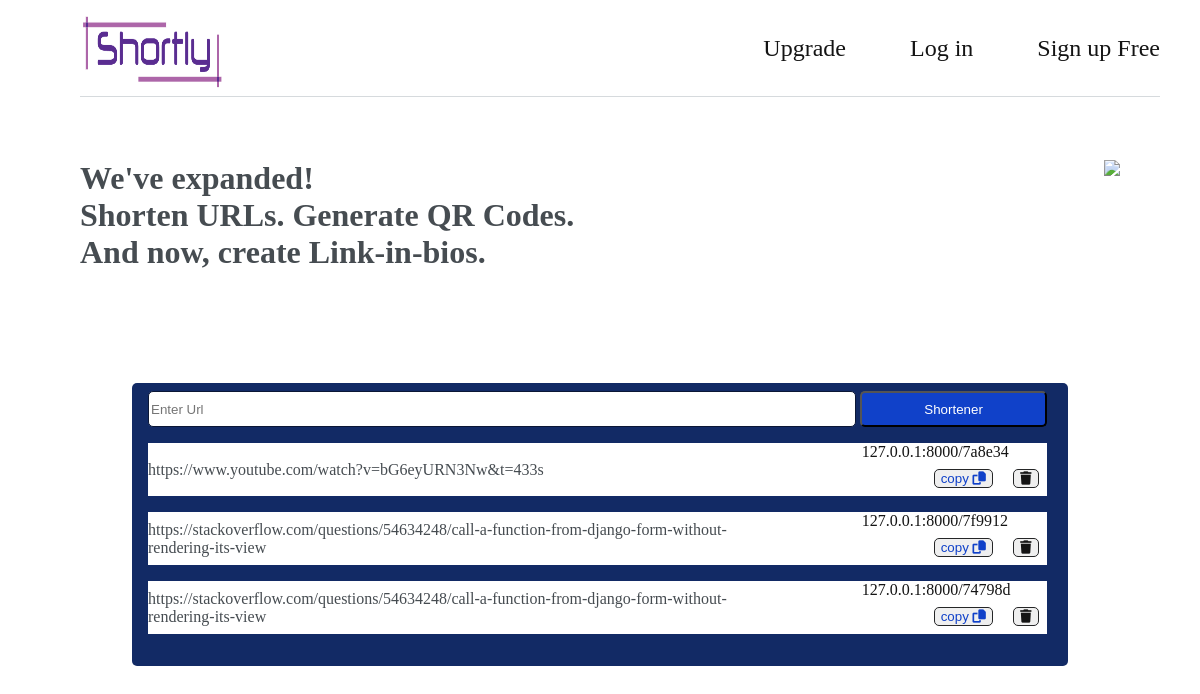
The page / on the database its author committed.
### shortener/models.py (models this page shows)
class Url(models.Model):
    link = models.CharField(max_length=1000)
    uuid = models.CharField(max_length=10)

### shortener/views.py (the view)
# urls.py: path('', views.create, name='create'),
def create(request):
    if request.method == 'POST':
        link = request.POST['link']
        uid = str(uuid.uuid4())[:5]
        Url(link=link, uuid=uid).save()
        data = Url.objects.all()
        return render(request, './home.html', {"data": data})
    else:
        data = Url.objects.all()
        return render(request, './home.html', {'data': data})

### shortener/templates/home.html (shortened to what this page needs)
<!DOCTYPE html>
<html lang="en">
<head>
    <link rel="stylesheet" href="{% static 'css/shortener/home.css'%}">
    <link rel="stylesheet" href="https://cdnjs.cloudflare.com/ajax/libs/font-awesome/6.2.1/css/all.min.css">
</head>
<body>
    <div id="main">
    <header id="header">
        <div id="logo">
            <a href="{% url 'create' %}"><img src="{% static 'images/logo.png'%}" alt=" logo image"></a>
        </div>
        <div id="leftHeader">
            <ul>
                <li><a href="{% url 'Plans' %}">Upgrade</a></li>
                <li><a href="{% url 'LogIn' %}">Log in</a></li>
                <li><a href=" {% url 'SignUp' %}">Sign up Free</a></li>
            </ul>
        </div>
    </header>
    <section id="main-section">
        <section id="section1">
            <h1>We've expanded!
                <br>
                Shorten URLs. Generate QR Codes.
                <br>
                And now, create Link-in-bios.
            </h1>
            <img src="{% static 'images/photo.png'%}">
        </section>
        <section id="section2">
            <div id="shortener">
                <form action="" method="POST">
                    <div>
                        <input type="text" placeholder="Enter Url" name="link" required>
                        <button id='submit' type="submit"> Shortener </button>
                    </div>
                </form>
                {% for ele in data %}
                <div id="shortenerlink">
                    <div id="sorceurl">
                        {{ ele.link }}
                    </div>
                    <div>
                        <div id='shorturl'>
                            <a href="{% url 'GoToMainUrl' pk=ele.uuid %}">
                                127.0.0.1:8000/7{{ ele.uuid }}</a>
                        </div>
                        <div id="icons">
                            <button class="icon" type="submit" onclick="CopyUrl()">copy
                                <i class="fa-solid fa-copy"></i>
                            </button>
                            <button class="icon">
                                <a href="{% url 'deleteShortUrl' pk=ele.uuid %}"><i class="fa-solid fa-trash"></i></a>
                            </button>
                        </div>
                    </div>
                </div>
                {% endfor %}
            </div>
        </section>
    </section>
</div>
</body>
</html>

### static/css/shortener/home.css (style rules this page uses)
body { color: #464c51; margin:0 5rem 3rem 5rem ; font-weight: 300; }
#main { width: 100%; }
#header { width: 90%; height: 6rem; display: flex; justify-content: space-between; position: fixed; background-color:white; border-bottom:1px solid #d6dadd ; }
#logo img { margin-top:.5rem; height: 90%; width: 12vw; }
#leftHeader { display: flex; align-items: center; }
#leftHeader ul { list-style: none; display: flex; }
#leftHeader ul li { font-size: 1.5rem; margin-left: 4rem; }
a { text-decoration: none; color: rgb(20, 20, 20); }
#main-section { padding-top: 10rem; padding-bottom: 5rem; }
#section1 { display:flex ; justify-content: space-between; padding-top: 0; }
#section1 h1 { font-size: xx-large; margin-top: 0; }
#section2 { display: flex; justify-content: center; }
#shortener { border-radius: 5px; width: 90%; background-color: #122a65; height: auto; padding-top : 0.5rem; padding-bottom: 1rem; margin-top: 5rem; }
#submit { background-color: #1041c9; border-radius: 5px; width:20%; height: 2.2rem; cursor: pointer; color:white; }
input { width: 75%; border: 1px solid #0b1736; margin-left: 1rem; border-radius: 5px; height: 2rem; }
#shortenerlink { width: 96%; margin: 1rem 0 1rem 1rem; background-color:white; height: auto; display: flex; align-items: center; justify-content: space-between; }
#sorceurl { overflow-wrap:break-word; width: 70%; height: auto; display: inline; }
.icon { color: #1041c9; border-radius: 5px; margin: 0.5rem;; border: 1px solid rgb(37, 38, 39); cursor: pointer; }
#icons { margin-left :4rem; }

### rows shown on the page
Url: link "https://www.youtube.com/watch?v=bG6eyURN3Nw&t=433s", uuid "a8e34"
Url: link "https://stackoverflow.com/questions/54634248/call-a-function-from-django-form-without-rendering-its-view", uuid "f9912"
Url: link "https://stackoverflow.com/questions/54634248/call-a-function-from-django-form-without-rendering-its-view", uuid "4798d"
